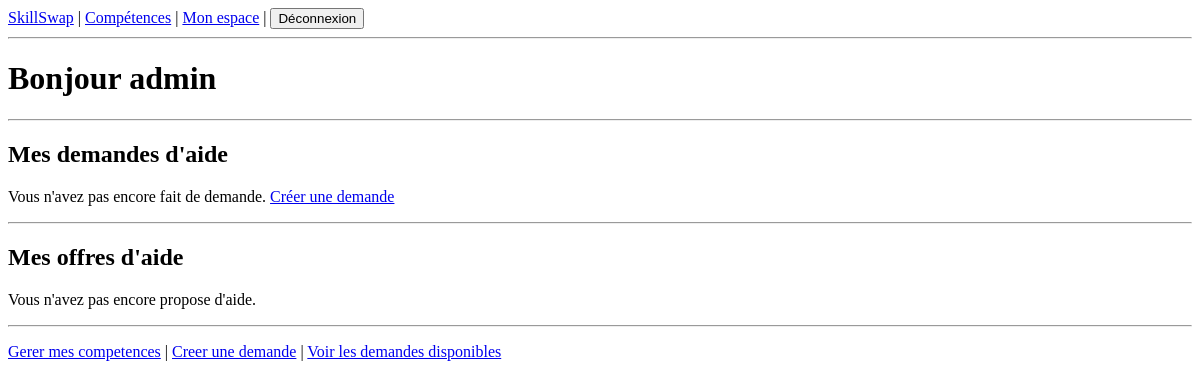
Before: /dashboard/ (signed in) with the older database file.
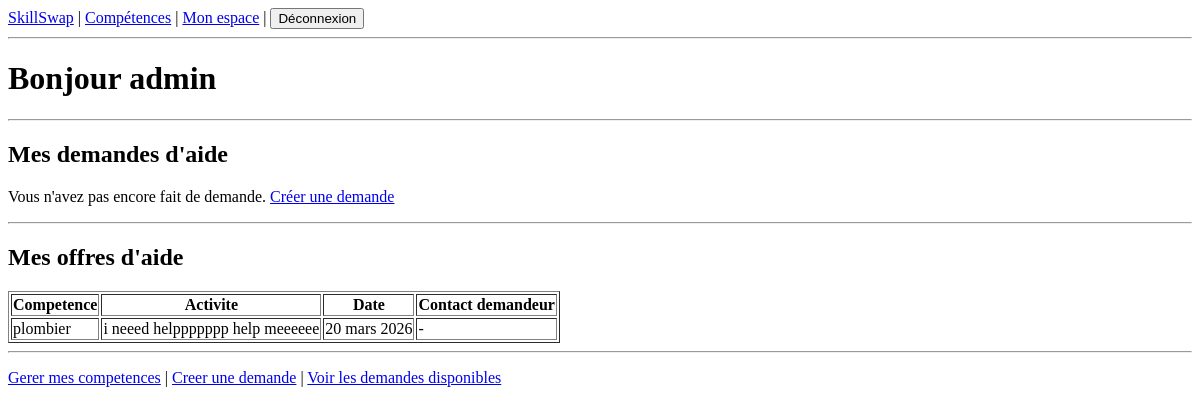
After: the same page with the newer database file.
### exchange/models.py (models this page shows, shortened)
class HelpOffer(models.Model):
    helper = models.ForeignKey(User, on_delete=models.CASCADE, related_name="help_offers")
    help_request = models.OneToOneField(HelpRequest, on_delete=models.CASCADE, related_name="offer")
    created_at = models.DateTimeField(auto_now_add=True)

class HelpRequest(models.Model):
    requester = models.ForeignKey(User, on_delete=models.CASCADE, related_name="help_requests")
    skill_needed = models.ForeignKey(Skill, on_delete=models.CASCADE)
    activity_description = models.TextField()
    date = models.DateField()
    is_taken = models.BooleanField(default=False)
    created_at = models.DateTimeField(auto_now_add=True)

class Skill(models.Model):
    name = models.CharField(max_length=100)
    description = models.TextField()

### exchange/views.py (the view)
# urls.py: path("dashboard/", views.DashboardView.as_view(), name="dashboard"),
class DashboardView(LoginRequiredMixin, TemplateView):
    template_name = "exchange/dashboard.html"
    def get_context_data(self, **kwargs):
        ctx = super().get_context_data(**kwargs)
        ctx["my_requests"] = HelpRequest.objects.filter(requester=self.request.user).order_by("date")
        ctx["my_offers"] = HelpOffer.objects.filter(helper=self.request.user).order_by("created_at")
        return ctx

### exchange/templates/exchange/dashboard.html (shortened to what this page needs)
{% extends "exchange/base.html" %}
{% block content %}
<h1>Bonjour {{ user.username }}</h1>
<hr>
<h2>Mes demandes d'aide</h2>
{% if my_requests %}
<table border="1">
    <thead>
        <tr>
            <th>Compétence</th>
            <th>Activité</th>
            <th>Date</th>
            <th>Statut</th>
        </tr>
    </thead>
    <tbody>
        {% for req in my_requests %}
        <tr>
            <td>{{ req.skill_needed.name }}</td>
            <td>{{ req.activity_description }}</td>
            <td>{{ req.date }}</td>
            <td>
                {% if req.is_taken %}
                    Pris en charge
                {% else %}
                    En attente
                {% endif %}
            </td>
        </tr>
        {% endfor %}
    </tbody>
</table>
{% else %}
<p>Vous n'avez pas encore fait de demande. <a href="{% url 'help_request_create' %}">Créer une demande</a></p>
{% endif %}
<hr>
<h2>Mes offres d'aide</h2>
{% if my_offers %}
<table border="1">
    <thead>
        <tr>
            <th>Competence</th>
            <th>Activite</th>
            <th>Date</th>
            <th>Contact demandeur</th>
        </tr>
    </thead>
    <tbody>
        {% for offer in my_offers %}
        <tr>
            <td>{{ offer.help_request.skill_needed.name }}</td>
            <td>{{ offer.help_request.activity_description }}</td>
            <td>{{ offer.help_request.date }}</td>
            <td>{{ offer.help_request.requester.first_name }} {{ offer.help_request.requester.last_name }} - {{ offer.help_request.requester.email }}</td>
        </tr>
        {% endfor %}
    </tbody>
</table>
{% else %}
<p>Vous n'avez pas encore propose d'aide.</p>
{% endif %}
<hr>
<p>
    <a href="{% url 'my_skills' %}">Gerer mes competences</a>
    |
    <a href="{% url 'help_request_create' %}">Creer une demande</a>
    |
    <a href="{% url 'help_request_list' %}">Voir les demandes disponibles</a>
</p>
{% endblock %}

Changed rows visible on the page:
added HelpOffer: help_request.skill_needed.name "plombier", help_request.activity_description "i neeed helppppppp help meeeeee", help_request "20 mars 2026"
Other visible differences:
text no longer shown: "Vous n'avez pas encore propose d'aide."
text now shown: "Competence Activite Date Contact demandeur"
